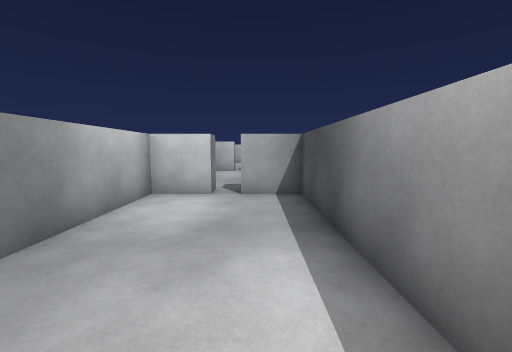
view 1 (above)

24 first-person views from a walk through a 3-D level made in the Unity game engine. The camera is 1.5 m above the floor, tilts 6° down and sees 90° across. The floor is counted in squares, 1 m on a side. Each view is taken from the middle of a square. On the plan, view 1 faces up. The plan holds only what a view shows up to about 13 squares ahead; the rest is blank. The place goes on beyond the plan. The player is left out.

view 2
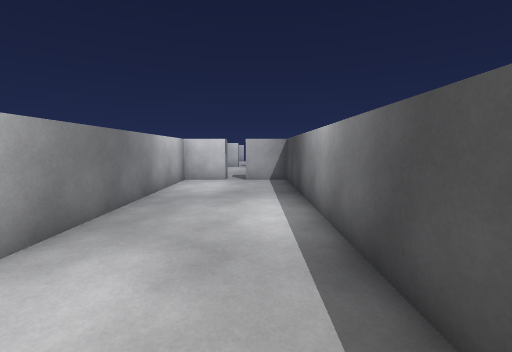

view 3
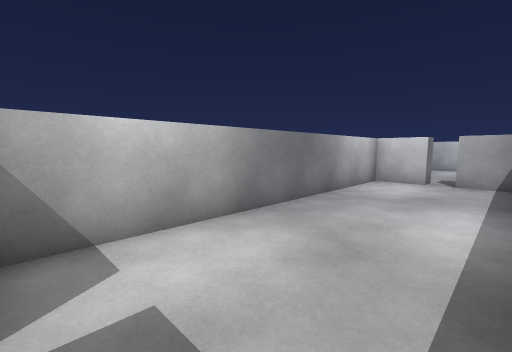

view 4
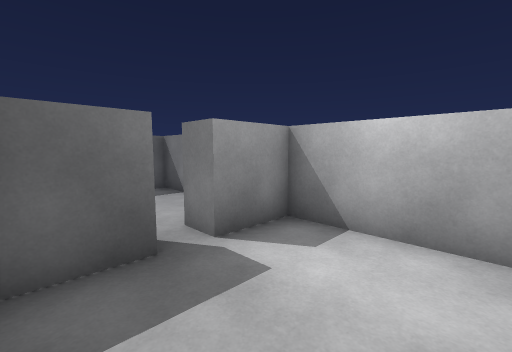

view 5
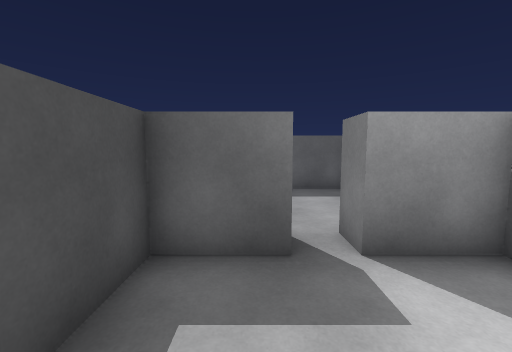

view 6
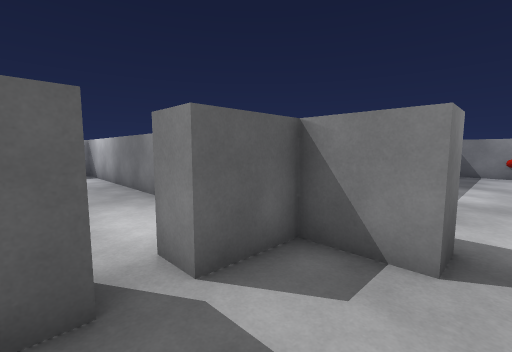

view 7
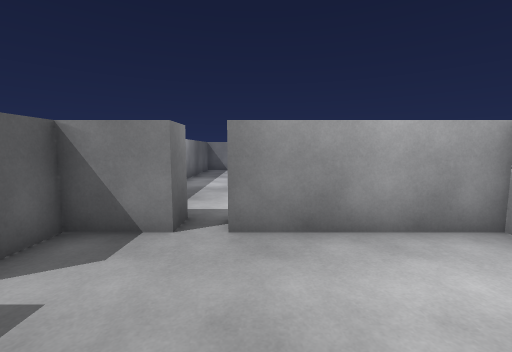

view 8
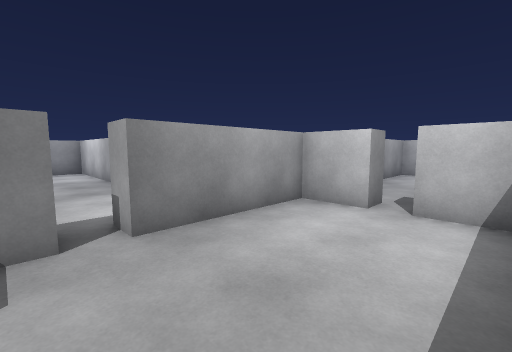

view 9
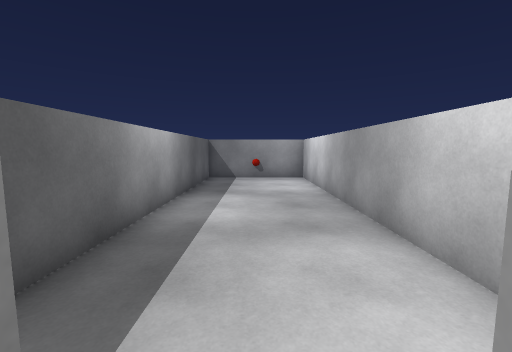

view 10
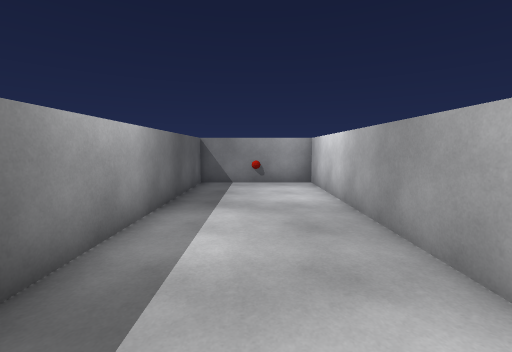

view 11
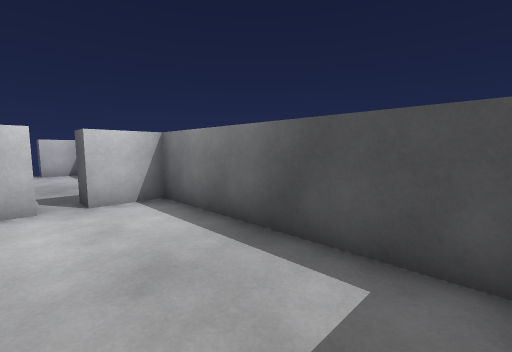

view 12
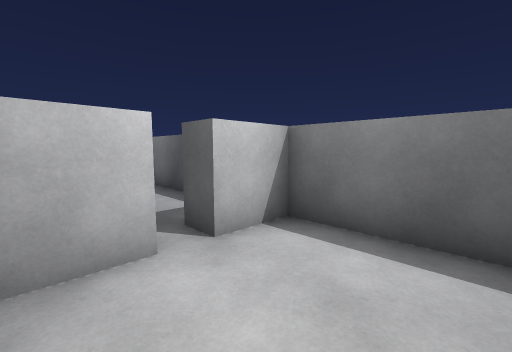

view 13
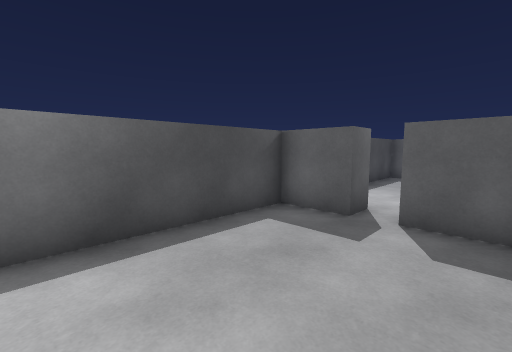

view 14
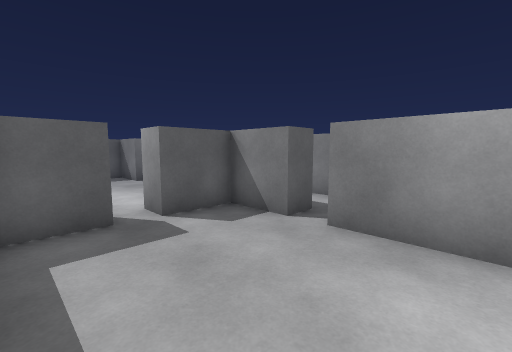

view 15
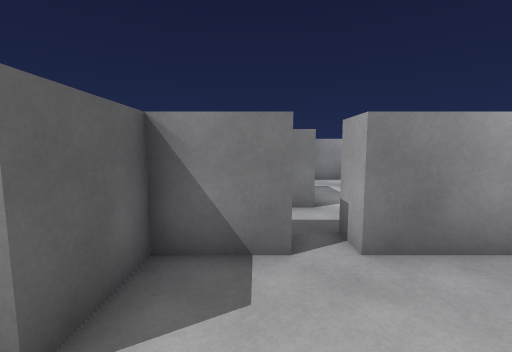

view 16
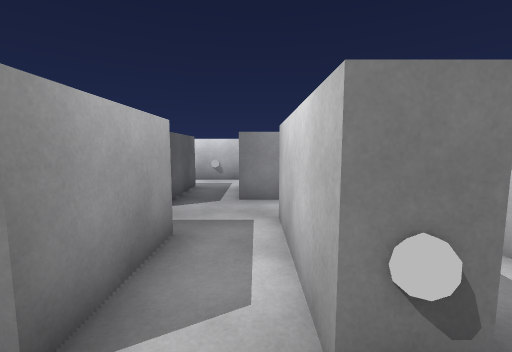

view 17
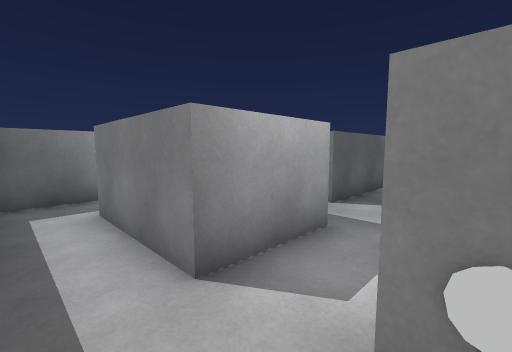

view 18
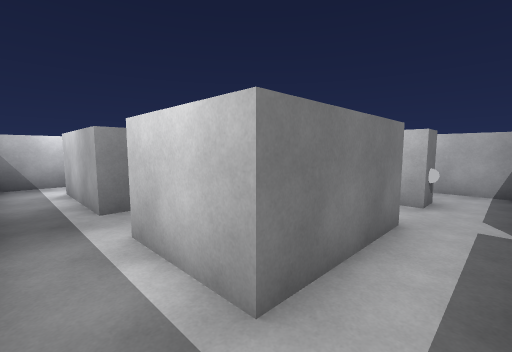

view 19
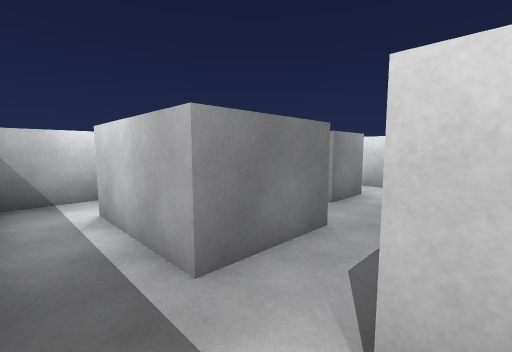

view 20
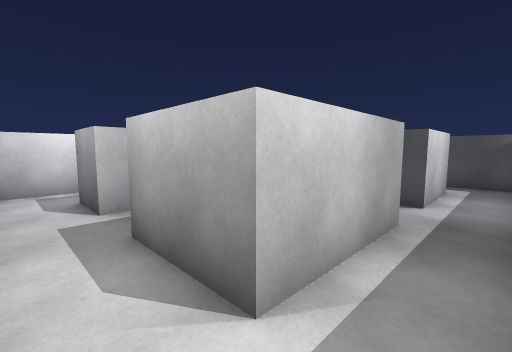

view 21
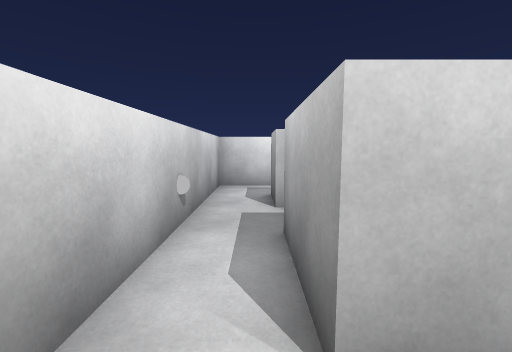

view 22
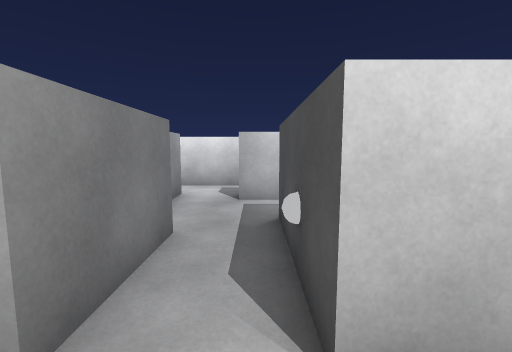

view 23
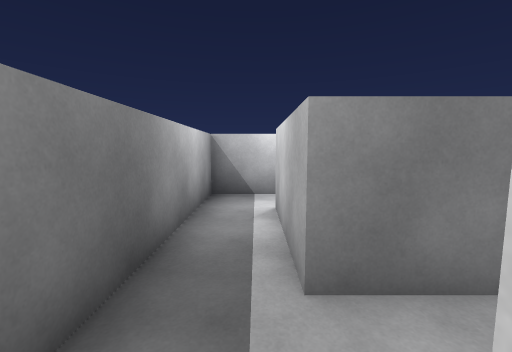

view 24
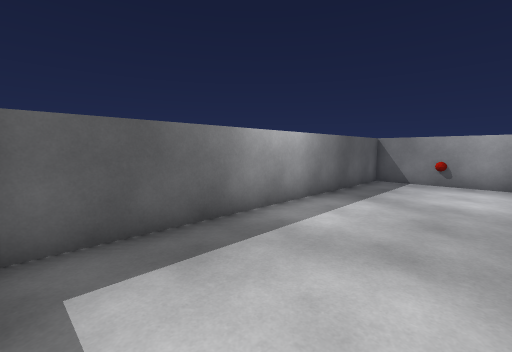

### Floor plan
Points are (right, up) in squares from view 1. A wall is a line through its corners. A room is listed if a view was taken in it or the views show most of it. See-through windows are left out.
Room 1 (views 1, 2, 3, 4, 5)
walls: (-0.6, -4.5) (1.5, -4.5) (1.5, 8.5) (-0.5, 8.5); (-1.5, 8.5) (-3.5, 8.5) (-3.5, -4.5) (-1.5, -4.5) (-1.5, -5.5)
ways out: opening at (-1, 9) to room 2; opening at (-1, -5)
Room 2 (views 6, 7, 8, 9, 11, 12)
walls: (-0.6, 9.5) (1, 9.5); (-4.5, 11.5) (-3.5, 11.5) (-3.5, 9.5) (-1.5, 9.5) (-1.5, 8.5); (1.5, 9.9) (1.5, 17.5) (-0.5, 17.5); (-1.5, 17.5) (-3.5, 17.5) (-3.5, 12.5) (-4.5, 12.5)
ways out: opening at (-1, 9) to room 1; opening at (-4, 12) to room 3; opening at (-1, 18) to room 4
Room 3 (views 10, 24)
walls: (-6.5, 14.5) (-17.5, 14.5) (-17.5, 9.5) (-4.9, 9.5)
ways out: opening at (-4, 12) to room 2
Room 4 (views 13, 14, 15)
walls: (-3.5, 20.5) (-3.5, 18.5) (-1.5, 18.5) (-1.5, 17.5); (-0.5, 17.5) (-0.5, 18.5) (1.5, 18.5) (1.5, 24.5); (-3.5, 24.1) (-3.5, 21.5)
ways out: opening at (-1, 18) to room 2; opening at (-4, 21) to room 5
Room 5 (views 16, 17, 18, 19, 20, 21, 22, 23)
walls: (-11.5, 20.5) (-11.5, 17.5) (-15.5, 17.5) (-15.5, 20.5) (-11.5, 20.5); (-9.5, 21.5) (-6.5, 21.5) (-6.5, 17.5) (-9.5, 17.5) (-9.5, 21.5); (-14.8, 22.5) (-15.5, 22.5) (-15.5, 24.5); (-12.5, 24.5) (-12.5, 22.5); (-7, 15.5) (-4.9, 15.5); (-6.5, 24.5) (-6.5, 23.5) (-10.5, 23.5); (-4.6, 20.5) (-3.5, 20.5); (-3.5, 21.5) (-4.5, 21.5); (-4.5, 15.9) (-4.5, 17.9); (-17.5, 24.5) (-17.5, 15.5) (-10.4, 15.5)
ways out: opening at (-4, 21) to room 4

Positions as (right, up) in squares from view 1, and headings:
1: (0, 0), facing up
2: (0, -4), facing up
3: (1, -4), facing up-left
4: (1, -1), facing down-left
5: (0, -1), facing down
6: (0, 12), facing down-left
7: (1, 13), facing left
8: (1, 11), facing up-left
9: (-4, 12), facing left
10: (-6, 12), facing left
11: (-2, 10), facing up-right
12: (-3, 14), facing up-right
13: (-3, 24), facing down-right
14: (1, 24), facing down-left
15: (0, 20), facing left
16: (-5, 23), facing left
17: (-5, 24), facing down-left
18: (-5, 16), facing up-left
19: (-9, 16), facing up-left
20: (-17, 16), facing up-right
21: (-16, 16), facing up
22: (-10, 16), facing up
23: (-9, 17), facing left
24: (-5, 14), facing down-left
